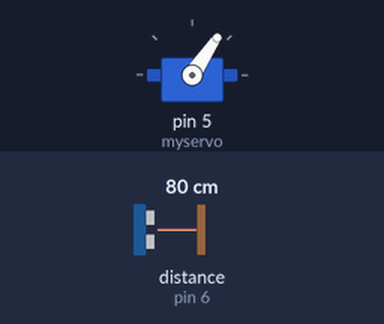
A sketch run on a simulated Arduino Uno, built with avr-gcc and run on an emulated ATmega328P. Parts: servo. Inputs (shaded band) come from the test bench; at power-on: distance to the obstacle (sensor on pin 6) 80 cm. The echo pulse lasts 58.3 µs per cm; what the sketch prints to the serial monitor is not drawn.

Above: at 1.3 s.
1.4 s: distance to the obstacle (sensor on pin 6) set to 44 cm
4.4 s: distance to the obstacle (sensor on pin 6) set to 36 cm
At 5.6 s:
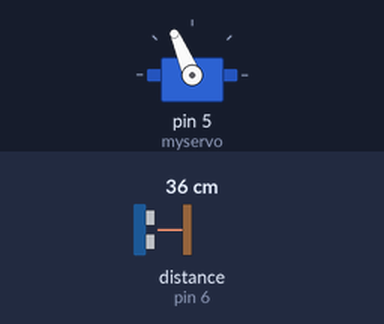
5.9 s: distance to the obstacle (sensor on pin 6) set to 2 cm
At 6.8 s:
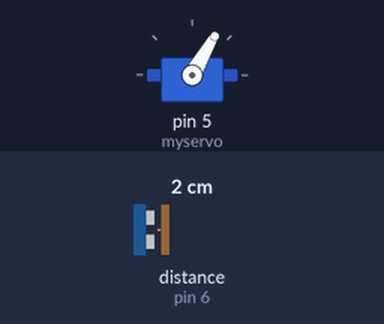
7.4 s: distance to the obstacle (sensor on pin 6) set to 18 cm
At 8.7 s:
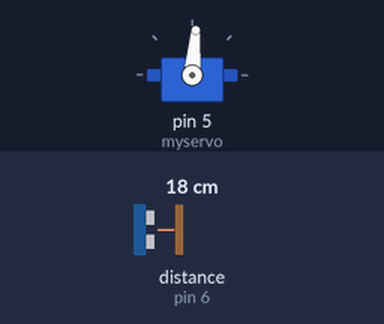
Timing chart, 0 to 9.9 s (numbered marks = the images above; inputs shaded):
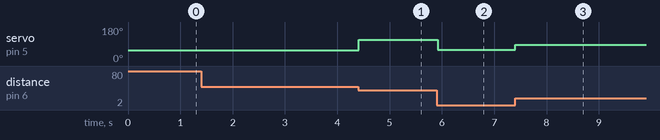

The sketch:

Tarea_control.ino
```cpp
// Basic demo for accelerometer readings from Adafruit MPU6050

#include <NewPing.h>
#include <Wire.h>
#include <Servo.h>

#define PERIOD 20000  // período correspondiente a una frecuencia de 50Hz
#define MIN_SERVO_US 557     // 0° de rotación del servo
#define MAX_SERVO_US 2388    // 180° de rotación del servo
#define MIN_SERVO_ANGLE 50   // Ángulo mínimo del servo que admite la planta
#define MAX_SERVO_ANGLE 130  // Ángulo máximo del servo que admite la planta
#define SERVO_OFFSET 9    // Offset de la barra respecto del servo
#define TRIGGER_PIN  7
#define ECHO_PIN     6
#define MAX_DISTANCE 200
#define SOUND_SPEED 340.29f
#define DISTANCE_OFFSET 15.65f
#define VALUE_I 0
#define VALUE_F 0

Servo myservo;
NewPing sonar(TRIGGER_PIN, ECHO_PIN, MAX_DISTANCE);

unsigned long t1;
int counter = 0;

float ek1 = 0;
float eac1 = 0;
float position_ref = VALUE_I;
float T = 0.02;
float k0 = 4;
float kp = k0*0.4;
float ki = 0*k0*0.02;
float kd = 0*kp*0.0001;
float ik1 = 0;
float dk1 = 0;

void setup(void) {
  Serial.begin(115200);
  while (!Serial)
    delay(10);

  delay(100);
  myservo.attach(5);
}

void loop() {
  t1 = micros();

  unsigned int time = sonar.ping(40);
  float position = (((time * SOUND_SPEED) / 10000) / 2) - DISTANCE_OFFSET;

  if (counter == 500) {
    counter = 0;
    if (position_ref == VALUE_I) {
      position_ref = VALUE_F;
    } else {
      position_ref = VALUE_I;
    }
  } else {
    counter++;
  }

  // Calcular error
  float ek = position_ref - position;

  // Bilineal
  float uk = kp * ek + ki*(ik1 + T*ek/2 + T*ek1/2) + kd*(2*(ek - ek1)/T - dk1);
  dk1 = 2*(ek - ek1)/T - dk1;
  ik1 = ik1 + ek*T/2 + ek1*T/2;

  // Actualizar error
  ek1 = ek;

  writeServo(-uk);
  matlab_send(position, position_ref, -uk);
  //Serial.println(position_ref);

  while (micros() < t1 + PERIOD) {};
}

void writeServo(float angle) {
  float value = angle - SERVO_OFFSET + 90;

  if (value < MIN_SERVO_ANGLE) {
    value = MIN_SERVO_ANGLE;
  }
  if (value > MAX_SERVO_ANGLE) {
    value = MAX_SERVO_ANGLE;
  }

  float valueMicros = (value * (MAX_SERVO_US - MIN_SERVO_US)) / 180 + MIN_SERVO_US;
  myservo.writeMicroseconds(valueMicros);
}

void matlab_send(float dato1, float dato2, float dato3) {
  Serial.write("abcd");
  byte *b1 = (byte *)&dato1;
  Serial.write(b1, 4);
  byte *b2 = (byte *)&dato2;
  Serial.write(b2, 4);
  byte *b3 = (byte *)&dato3;
  Serial.write(b3, 4);
  //etc con mas datos tipo float. Tambien podría pasarse como parámetro a esta funcion un array de floats.
}
```

Measured:
- the behaviour switches between 41 and 40 cm on distance to the obstacle (sensor on pin 6) (found by bisection; images 0 and 1)
- after the input at 1.4 s, every drawn part: stays the same
- after the input at 4.4 s, servo on pin 5 (myservo): 56° → 113° at once
- after the input at 5.9 s, servo on pin 5 (myservo): 113° → 60° at once
- after the input at 7.4 s, servo on pin 5 (myservo): 60° → 85° at once
